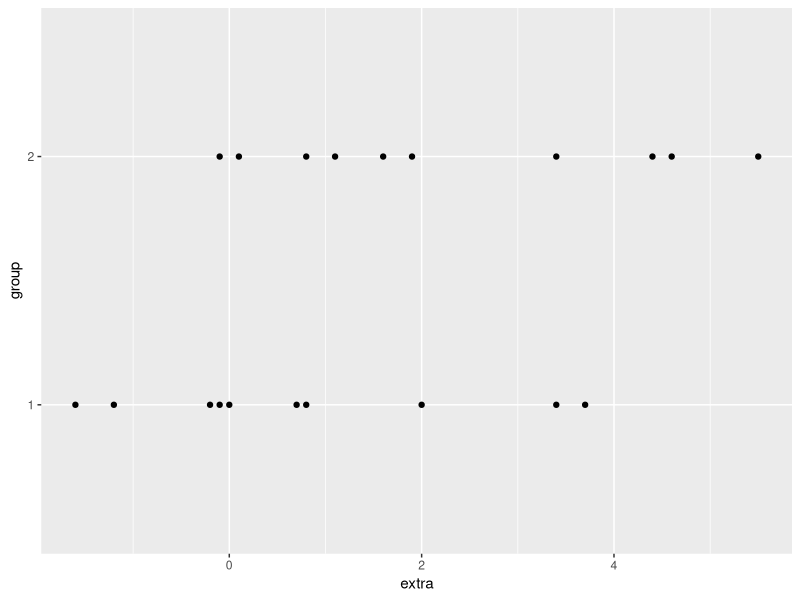
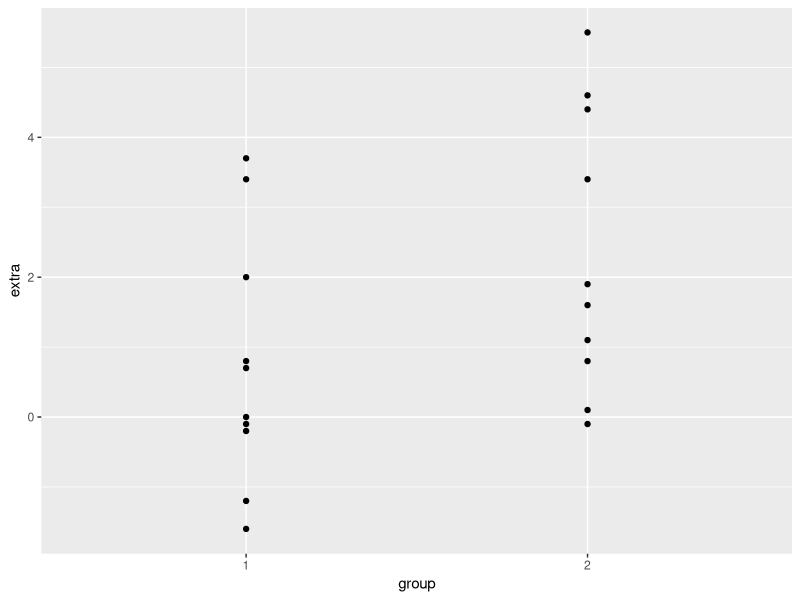

Write the R code that produced these figures, in order. (Note: this script raises an error after producing the figures.)
data(.packages(all.available = TRUE))
data()

#typing the name of the data set into the console brings up a sample of the data. 
#typing ?name of the data set (e.g. ?sleep) brings up an explanation in the bottom right help screen.

#e.e. sleep has 20 observations on 3 variables. [1] extra numeric increase in sleep hours, [2] group drug given, [3] ID patient ID

data(sleep)
df <- sleep # assigning all variables in the database sleep
head(df) # printing a test section of the data. 

#NOTES ON PLOTTING WITH QPLOT
#x : x values
#y : y values (optional)
#data : data frame to use (optional).
#geom : Character vector specifying geom to use. Defaults to “point” if x and y are specified, and “histogram” if only x is specified.
#xlim, ylim: x and y axis limits

#load the packages
library(ggplot2)

qplot(extra, group, data = sleep) #this is a simplified version of the below text. 

#ggplot(iris, aes(x=Sepal.Length, y=Sepal.Width)) + geom_point()

ggplot(sleep, aes(x=group, y=extra)) + geom_point() #creates the chart. 

#TASK 1: Write an R program to create three vectors a, b, c with 5 integers. Combine the three vectors to become a 3×5 matrix
#where each column represents a vector. Print the content of the matrix. Plot a graph and label correctly.

A <- c(1, 2, 3, 4, 5)
B <- c(6:10)
C <- c("A", "B", "C", "D", "E")
print(A)
print (B)
print (C)

m = matrix(c(A, B, C), nrow=length(x)) #puts the vectors into a matrix with length of x (5) 
print(m)
plot(m)

#TASK 2 Write a R program to create a Data frames which contain
#details of 5 employees and display the details. (Name, Age, Role and Length of service).

employees = data.frame(name = c("sam", "harry", "sarah", "jess", "john"),
                       age = c(20, 22, 24, 26, 28),
                       role = c("HR", "sales", "admin", "CEO", "marketing"),
                       service= c(2, 3, 1, 8, 5))
print (employees)

#TASk 3 import GGPLOT2 Library plot a graph using the qplot function. X axis is the sequence of 1:20 and the y axis is the x ^
  #2. Label the graph appropriately. install.packages("ggplot2", dependencies = TRUE)
library(ggplot2)
f <- function() {
  x <-1:20
  y <- x^2
  qplot(x, y)
}
f() # this runs the function just created, showing a scatter plot (since both x and y are specified)

install.packages("ggplot2", dependencies = TRUE)
 
#TASk 4 Create a simple bar plot of five subjects
marks = c(70, 95, 80, 74, 63)
barplot(marks,
        main = "Scores in 5 subjects",
        xlab = "Marks",
        ylab = "Subject",
        names.arg = c("English", "Science", "Math", "Art", "French"),
        col = "blue",
        horiz = FALSE)

#TASK 5 Write a R program to take input from the user (name and age) and display the values
hello = function() {
  name <- readline ("Hello! Please enter your name")
  age <- readline ("enter your age")
  message <- paste("welcome" , name, ", you are", age)
  print (message)
}
hello()

#TASK 6 Write a R program to create a sequence of numbers from 20
#to 50 and find the mean of numbers from 20 to 50 and sum of numbers.

num = c(20:50)
print(num)
mean(num)
sum(num)

#TASK 7 Write a R program to create a vector which contains 10 random integer 
#values between -50 and +50

random = function() {
  x = c(sample (-50:50, 10))
  print(x)    
  }
random() 
typeof(x)

